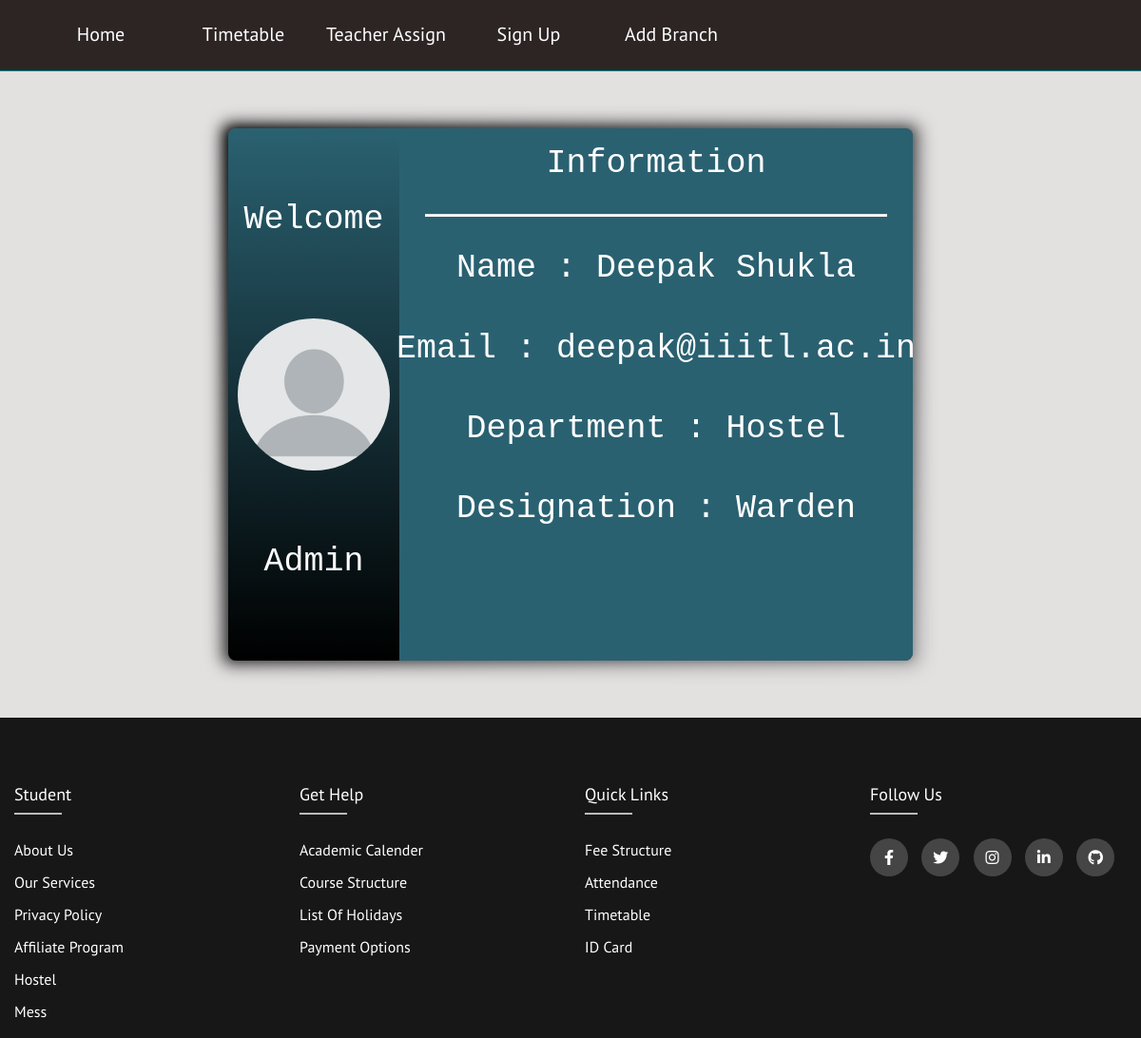
The page / (signed in) on the database its author committed.
### app/models.py (models this page shows)
class Admin(db.Model, UserMixin):
    id = db.Column(db.Integer, primary_key=True)
    fname = db.Column(db.String(30))
    lname = db.Column(db.String(30))
    email = db.Column(db.String(30))
    password = db.Column(db.String(30))
    designation = db.Column(db.String(30))
    dept = db.Column(db.String(30))
    role = db.Column(db.String(30), default = 'admin')

### app/main.py (the view)
@main.route('/', methods = ['POST', 'GET'])
def index():
    if(current_user.is_authenticated):
        return profile()
    return render_template('loginpage.html')

### app/main.py (called while the page is built)
@main.route('/profile')
def profile():
    print(current_user, "is logged in")
    if(session['role'] == 'student'):
        return render_template('student_profile.html', email = current_user.email, name = current_user.fname + " " + current_user.lname, branch = current_user.branch, rollno = current_user.rollno)
    if(session['role'] == 'teacher'):
        return render_template('teacher_profile.html', email = current_user.email, name = current_user.fname + " " + current_user.lname)
    if(session['role'] == 'admin'):
        return render_template('admin_profile.html', email = current_user.email, name = current_user.fname + " " + current_user.lname, dept = current_user.dept, designation = current_user.designation)
    return "F"

### app/templates/admin_profile.html (shortened to what this page needs)
<!DOCTYPE html>
<html lang="en">
  <head>
    <link
      rel="stylesheet"
      href="https://cdn.jsdelivr.net/npm/bootstrap@4.4.1/dist/css/bootstrap.min.css"
    />
    <link rel="stylesheet" href="/static/footer.css" />
    <link rel="stylesheet" href="/static/student_profile.css" />
    <link
      rel="stylesheet"
      href="https://cdnjs.cloudflare.com/ajax/libs/font-awesome/6.1.1/css/all.min.css"
    />
  </head>
  <body>
    <nav class="navbar-dark navbar-expand-lg navbar">
      <div class="container-fluid navb-links-container">
        <div class="collapse navbar-collapse" id="navbarSupportedContent">
          <ul class="navbar-nav me-auto mb-2 mb-lg-0">
            <li class="nav-item">
              <a href="/"><button class="styled-button">Home</button></a>
            </li>
            <li class="nav-item">
              <a href="/admin/timetable"
                ><button class="styled-button">Timetable</button></a
              >
            </li>
            <li class="nav-item">
              <a href="/admin/teacher_assign"
                ><button class="styled-button">Teacher Assign</button></a
              >
            </li>
            <li class="nav-item">
              <a href="/signup"
                ><button class="styled-button">Sign Up</button></a
              >
            </li>
            <li class="nav-item">
              <a href="/admin/branch"
                ><button class="styled-button">Add Branch</button></a
              >
            </li>
          </ul>
        </div>
      </div>
    </nav>
    <center>
      <div class="mainbox">
        <div class="leftmainbox">
          <h1 class="belhead">Welcome</h1>
          <img
            src="/static/blank-profile-picture-973460__480.webp"
            class="leftimg"
          />
          <h1 class="belhead">Admin</h1>
        </div>
        <div class="rightmainbox">
          <h1 class="belhead">Information</h1>
          <hr />
          <div class="infobox row">
            <h1 class="belhead col-12">Name : {{name}}</h1>
            <h1 class="belhead col-12">Email : {{email}}</h1>
            <h1 class="belhead col-12">Department : {{dept}}</h1>
            <h1 class="belhead col-12">Designation : {{designation}}</h1>
          </div>
        </div>
      </div>
    </center>
    <footer class="footer">
      <div class="containner">
        <div class="row">
          <div class="footer-col col-md-3 col-sm-6">
            <h4>Student</h4>
            <ul>
              <li><a href="#">About Us</a></li>
              <li><a href="#">Our Services</a></li>
              <li><a href="#">Privacy Policy</a></li>
              <li><a href="#">Affiliate Program</a></li>
              <li><a href="#">Hostel</a></li>
              <li><a href="#">Mess</a></li>
            </ul>
          </div>
          <div class="footer-col col-md-3 col-sm-6">
            <h4>Get Help</h4>
            <ul>
              <li><a href="#">Academic Calender</a></li>
              <li><a href="#">Course Structure</a></li>
              <li><a href="#">List of Holidays</a></li>
              <li><a href="#">Payment Options</a></li>
            </ul>
          </div>
          <div class="footer-col col-md-3 col-sm-6">
            <h4>Quick Links</h4>
            <ul>
              <li><a href="#">Fee Structure</a></li>
              <li><a href="#">Attendance</a></li>
              <li><a href="#">Timetable</a></li>
              <li><a href="#">ID card</a></li>
            </ul>
          </div>
          <div class="footer-col col-md-3 col-sm-6">
            <h4>Follow Us</h4>
            <div class="social-links">
              <a href="#"><i class="fab fa-facebook-f"></i></a>
              <a href="#"><i class="fab fa-twitter"></i></a>
              <a href="#"><i class="fab fa-instagram"></i></a>
              <a href="#"><i class="fab fa-linkedin-in"></i></a>
              <a href="#"><i class="fab fa-github"></i></a>
            </div>
          </div>
        </div>
      </div>
    </footer>
  </body>
</html>

### app/static/footer.css (style rules this page uses)
* { margin: 0; padding: 0; box-sizing: border-box; }
.containner { max-width: 1170px; margin: auto; }
ul { list-style: none; }
.footer { position:block; bottom: 0px; background-color: #171717; padding-top: 70px; width: 100%; }
.footer-col h4 { font-size: 18px; color: #ffffff; text-transform: capitalize; margin-bottom: 35px; font-weight: 500; position: relative; }
.footer-col h4::before { content: ''; position: absolute; left: 0; bottom: -10px; background-color: #bbbbbb; height: 2px; box-sizing: border-box; width: 50px; }
.footer-col ul li:not(:last-child) { margin-bottom: 10px; }
.footer-col ul li a { font-size: 16px; text-transform: capitalize; color: #ffffff; text-decoration: none; font-weight: 300; display: block; transition: all 0.3s ease; }
.footer-col .social-links a { display: inline-block; height: 40px; width: 40px; background-color: rgba(255,255,255, 0.2); margin: 0 10px 10px 0 ; text-align: center; line-height: 40px; border-radius: 50%; color: #ffffff; transition: all 0.5s ease; }

### app/static/student_profile.css (style rules this page uses)
body { margin: 0; border: 0; background-color: #e3e0e0; font-family:'PT Sans', sans-serif;; font-weight: 100; height: 100vh; background-repeat: no-repeat; background-attachment: fixed; color: white; }
.belhead { font-size: 35px; text-align: center; text-decoration: solid; font-weight: 400; font-family: monospace; padding: 3% 0; }
.leftimg { border-radius: 50%; height: 20vh; width: 20vh; }
.mainbox { margin: 5%; width: 60vw; height: 70vh; border-radius: 8px; background-color: #575757; box-shadow: 0 0px 10px rgb(0 0 0 / 0.3); transition: 0.4s; transition: 400ms cubic-bezier(0.075, 0.82, 0.165, 1) all; display: flex; justify-content: center; align-items: center; flex-direction: row; flex: 100%; }
.mainbox::before { content: ""; width: 61vw; height: 71vh; z-index: -1; position: absolute; border-radius: 8px; background-image: linear-gradient( var(--rotate), rgb(0, 0, 0), rgb(184, 183, 183) ); box-shadow: 0 0px 10px rgb(0 0 0 / 0.5); filter: blur(1vh); animation: spin 5s linear infinite; }
.rightmainbox { width: 40vw; height: 70vh; background-color:#2A6171; border-top-right-radius: 8px; border-bottom-right-radius: 8px; flex: 100%; }
.rightmainbox hr { background-color: white; height: 2px; width: 90%; }
.rightmainbox .infobox { text-align: left; }
.leftmainbox { background: linear-gradient(#2A6171,black); border-top-left-radius: 8px; border-bottom-left-radius: 8px; width: 20vw; height: 70vh; display: flex; flex-direction: column; align-items: center; justify-content: space-evenly; }
.navbar { z-index: 1; background-color: #2D2424; color: white; height: 75px; width: 100vw; transition: all 800ms ease; border-bottom: solid 4px teal; width: 100%; }
.navbar:after, .navbar:before { height: 4px; content: ""; transition: all 400ms ease; }
.navbar:after { position: absolute; top: 0; left: 0; background-color: gray; width: 0; }
.navbar:before { position: absolute; top: 70px; left: 0; background-color: #2D2424; width: 100%; z-index: 0; }
.navb-links-container { z-index: 1; height: 75px; color: white; font-size: larger; }
.styled-button { width: 150px; height: 40px; border: none; background: transparent; background-color: #2D2424; color: white; font-size: 20px; transition: 200ms cubic-bezier(0.075, 0.82, 0.165, 1) all; }

### rows shown on the page
Admin: email "deepak@iiitl.ac.in", dept "Hostel", designation "Warden"

### other values the page prints
{{ name }} "Deepak Shukla"
